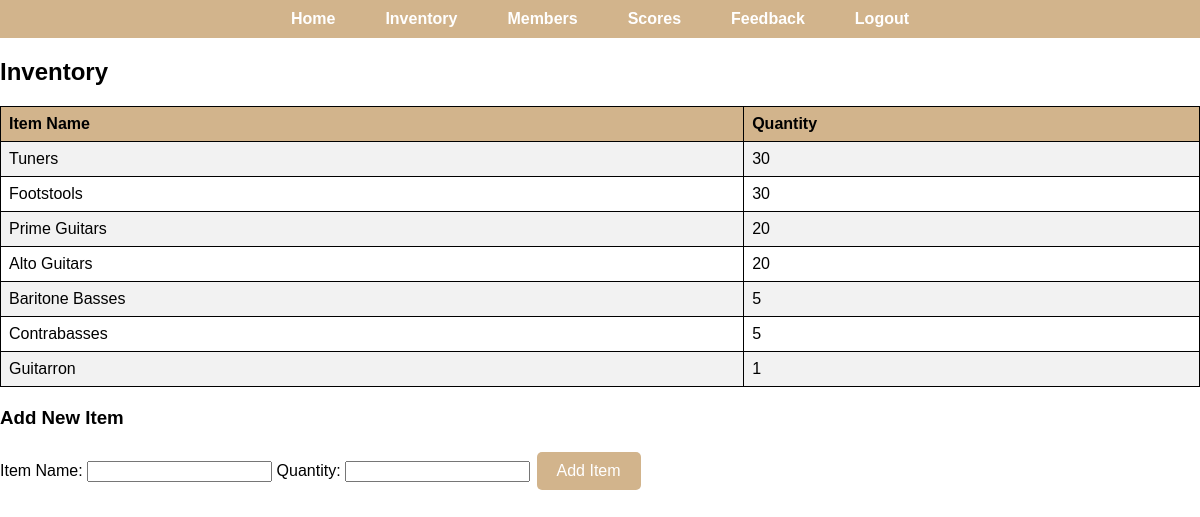
The page /inventory (signed in) on the database its author committed.
### tables this page shows
CREATE TABLE inventory (
  equipment_id INTEGER PRIMARY KEY AUTOINCREMENT,
  item_name TEXT NOT NULL,
  quantity INTEGER NOT NULL
    );

### main.py (the view)
@app.route("/inventory")
def inventory():
  conn = get_db_connection()
  inventory_items = conn.execute("SELECT * FROM inventory").fetchall()
  conn.close()
  return render_template("inventory.html", inventory_items = inventory_items)

### main.py (called while the page is built)
def get_db_connection():
  conn = sqlite3.connect('guitar_club.db')
  conn.row_factory = sqlite3.Row # change accessing the database from a index to a key.
  return conn

@app.before_request
def require_login():
    allowed_routes = ['login', 'register', 'static']
    if 'user_id' not in session and request.endpoint not in allowed_routes:
        return redirect(url_for('login'))

### templates/inventory.html
{% extends "base.html" %}
{% block content %}
<h2>Inventory</h2>
<table>
    <tr>
        <th>Item Name</th>
        <th>Quantity</th>
    </tr>
    {% for item in inventory_items %}
    <tr>
        <td>{{ item.item_name }}</td>
        <td>{{ item.quantity }}</td>
    </tr>
    {% endfor %}
</table>
<h3>Add New Item</h3>
<form action="{{ url_for('add_inventory') }}" method="POST">
    <label for="item_name">Item Name:</label>
    <input type="text" id="item_name" name="item_name" required>
    <label for="quantity">Quantity:</label>
    <input type="number" id="quantity" name="quantity" required>
    <button type="submit">Add Item</button>
</form>
{% endblock %}

### templates/base.html (shortened to what this page needs)
<!DOCTYPE html>
<html lang="en">
<head>
    <link rel="stylesheet" href="{{ url_for('static', filename='style.css') }}">
</head>
<body>
    <nav>
        <ul>
            <li><a href="{{ url_for('index') }}">Home</a></li>
            <li><a href="{{ url_for('inventory') }}">Inventory</a></li>
            <li><a href="{{ url_for('members') }}">Members</a></li>
            <li><a href="{{ url_for('scores') }}">Scores</a></li>
            <li><a href="{{ url_for('feedback') }}">Feedback</a></li>
            {% if session.get('user_id') %}
                <li><a href="{{ url_for('logout') }}">Logout</a></li>
            {% else %}
                <li><a href="{{ url_for('login') }}">Login</a></li>
                <li><a href="{{ url_for('register') }}">Register</a></li>
            {% endif %}
        </ul>
    </nav>
  {% block content %}{% endblock %}
</body>
</html>

### static/style.css (style rules this page uses)
body { font-family: Arial, sans-serif; margin: 0; padding: 0; }
nav { background-color: #D2B48C; padding: 10px 0; }
nav ul { list-style-type: none; padding: 0; margin: 0; display: flex; justify-content: center; }
nav ul li { display: inline; margin: 0 15px; }
nav ul li a { text-decoration: none; color: #FFFFFF; font-weight: bold; padding: 5px 10px; }
table { width: 100%; border-collapse: collapse; margin: 20px 0; }
table, th, td { border: 1px solid black; text-align: left; padding: 8px; }
th { background-color: #D2B48C; }
tr:nth-child(even) { background-color: #f2f2f2; }
button { background-color: #D2B48C; color: white; border: none; padding: 10px 20px; text-align: center; text-decoration: none; display: inline-block; font-size: 16px; margin: 4px 2px; cursor: pointer; border-radius: 5px; }

### rows shown on the page
inventory: item_name "Tuners", quantity "30"
inventory: item_name "Footstools", quantity "30"
inventory: item_name "Prime Guitars", quantity "20"
inventory: item_name "Alto Guitars", quantity "20"
inventory: item_name "Baritone Basses", quantity "5"
inventory: item_name "Contrabasses", quantity "5"
inventory: item_name "Guitarron", quantity "1"
